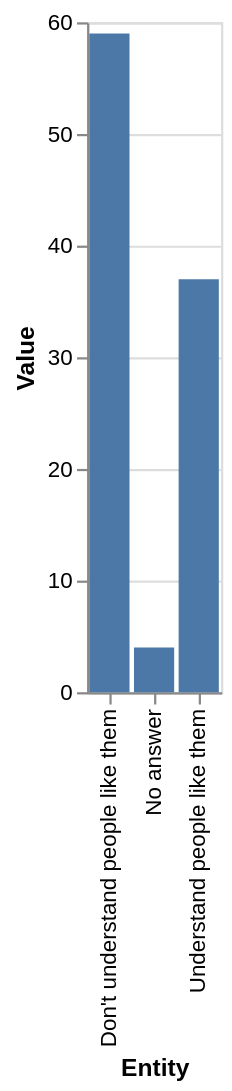

Express this chart as Vega-Lite.
### Vega-Lite specification from a JSON file in a GitHub repository (floating-point values rounded to 4 significant figures)
{"$schema": "https://vega.github.io/schema/vega-lite/v5.json", "description": "Bar chart auto-generated from CSV", "data": {"values": [{"Entity": "No answer", "Value": 4}, {"Entity": "Don't understand people like them", "Value": 59}, {"Entity": "Understand people like them", "Value": 37}]}, "mark": "bar", "encoding": {"x": {"field": "Entity", "type": "ordinal"}, "y": {"field": "Value", "type": "quantitative"}}}
